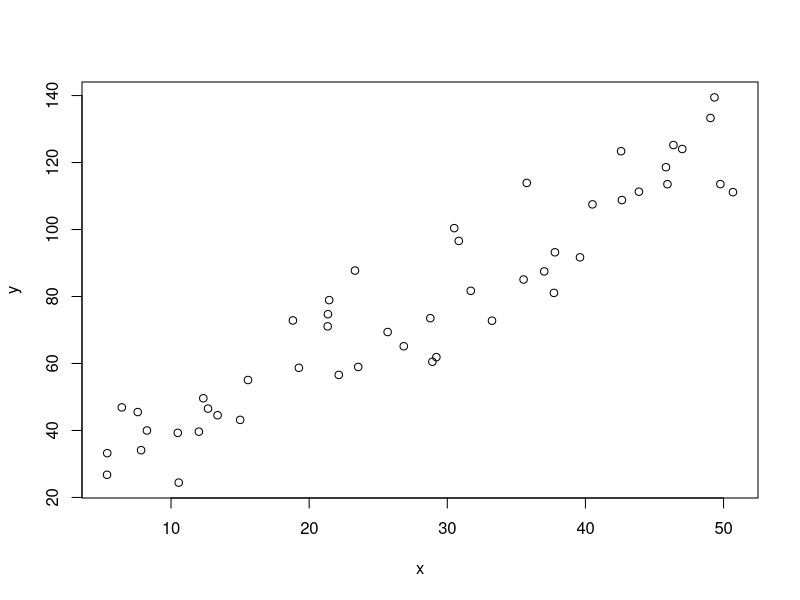
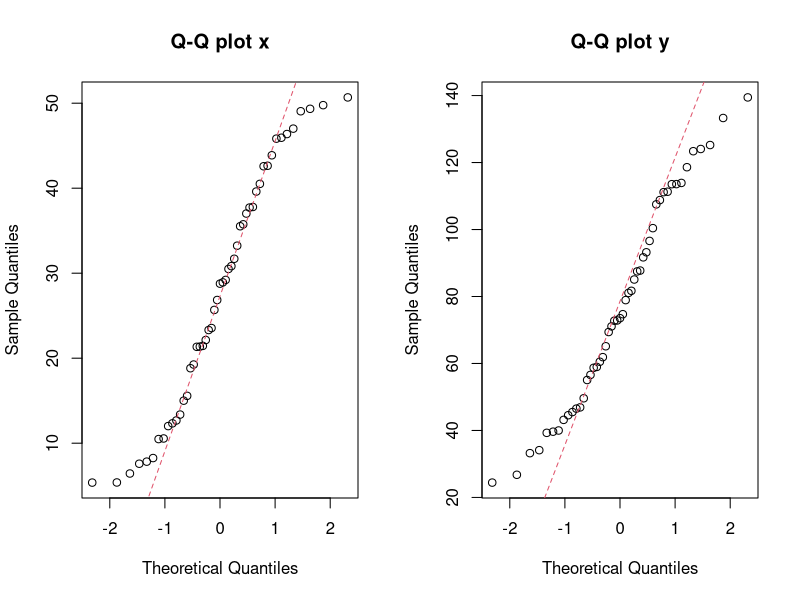

Source code (R) for these figures, in order:
##%######################################################%##
#                                                          #
####                    Correlación                     ####
#                                                          #
##%######################################################%##


# R.1 ---------------------------------------------------------------------

# Vamos a ver una serie de datos para ver si existe una relación lineal entre ellos.

data<-read.table("twosample.txt",header=T)
attach(data)
data
plot(x,y)


# Se acuerdan que necesitamos primero para calcular el coeficiente de correlación de pearson?
# Las varianzas individuales

var(x)
var(y)

# ¿y que mas?
# La covarianza y estamos hechos

var(x,y)

# ahora calculamos r

var(x,y)/sqrt(var(x)*var(y))

# Ahora hagamoslo en automático

cor(x,y)

# y ahora hagamos la prueba de hipótesis

# Calculamos EE de r

EEr<-((1-(cor(x,y)^2))/(length(x)-2))^0.5
EEr

# Calculo t de la muestra

te<-cor(x,y)/EEr
te

# calculo t de tablas

qt(0.975,47)

#calculo la p

2*(1-pt(18.67914,47))

#ahora hagamoslo de manera automática

pearson<-cor.test(x,y)
pearson

# ¿que nos falta?. Pues no sabemos si cumplimos con los supuestos. Veamos el de normalidad

par(mfrow=c(1,2))
qqnorm(x, main="Q-Q plot x"); qqline(x, col = 2, lty = 2)
qqnorm(y, main="Q-Q plot y"); qqline(y, col = 2, lty = 2)

# que opciones tengo.

# 1. Hacer una prueba de sesgo y kurtosis para ver si estas desviaciones son significativas

# 2. Si son significativas, puedo intentar transformaciones o puedo utilizar muchas de las otras pruebas de correlación que son  robustas a la violación de este supuesto.
# vean Q y k p.76 y Crawley p.97-102.

# Fin


